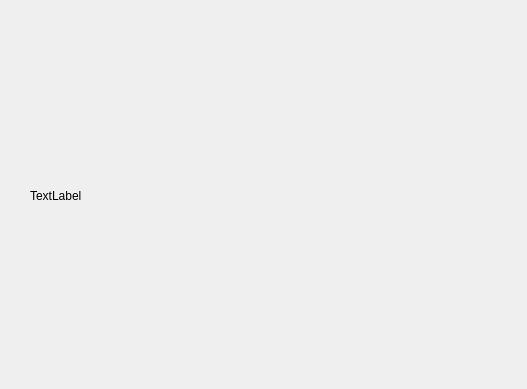
<?xml version="1.0" encoding="UTF-8"?>
<ui version="4.0">
 <class>infoWindow</class>
 <widget class="QDialog" name="infoWindow">
  <property name="geometry">
   <rect>
    <x>0</x>
    <y>0</y>
    <width>527</width>
    <height>389</height>
   </rect>
  </property>
  <property name="windowTitle">
   <string>Dialog</string>
  </property>
  <widget class="QLabel" name="label">
   <property name="geometry">
    <rect>
     <x>30</x>
     <y>20</y>
     <width>401</width>
     <height>351</height>
    </rect>
   </property>
   <property name="text">
    <string>TextLabel</string>
   </property>
  </widget>
 </widget>
 <resources/>
 <connections/>
</ui>
